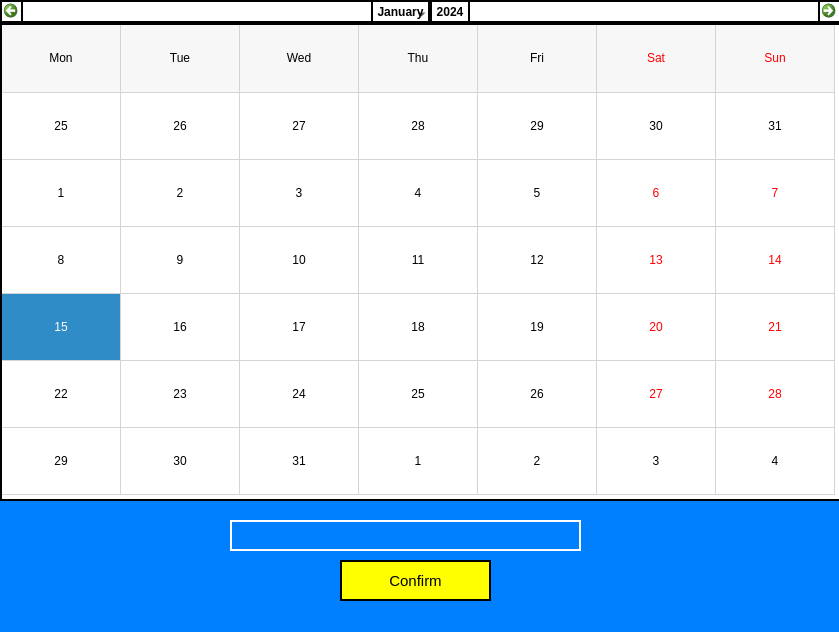
<?xml version="1.0" encoding="UTF-8"?>
<ui version="4.0">
 <class>MainWindow</class>
 <widget class="QMainWindow" name="MainWindow">
  <property name="geometry">
   <rect>
    <x>0</x>
    <y>0</y>
    <width>839</width>
    <height>632</height>
   </rect>
  </property>
  <property name="windowTitle">
   <string>Extention Calendar</string>
  </property>
  <property name="styleSheet">
   <string notr="true">background-color: rgb(0, 127, 255);
color: white;
font-family: &quot;Calibri-light&quot;;</string>
  </property>
  <widget class="QWidget" name="centralwidget">
   <widget class="QCalendarWidget" name="requestExtention_calendar">
    <property name="geometry">
     <rect>
      <x>0</x>
      <y>0</y>
      <width>841</width>
      <height>501</height>
     </rect>
    </property>
    <property name="styleSheet">
     <string notr="true">background-color: white;
border: 2px solid black;
color: black;</string>
    </property>
    <property name="gridVisible">
     <bool>true</bool>
    </property>
    <property name="verticalHeaderFormat">
     <enum>QCalendarWidget::NoVerticalHeader</enum>
    </property>
    <property name="navigationBarVisible">
     <bool>true</bool>
    </property>
    <property name="dateEditEnabled">
     <bool>false</bool>
    </property>
   </widget>
   <widget class="QLineEdit" name="chosenDate_display">
    <property name="geometry">
     <rect>
      <x>230</x>
      <y>520</y>
      <width>351</width>
      <height>31</height>
     </rect>
    </property>
    <property name="styleSheet">
     <string notr="true">background-color: &quot;Light gray&quot;;
color: white;
border: 2px solid white;
font-size: 20px;</string>
    </property>
    <property name="alignment">
     <set>Qt::AlignCenter</set>
    </property>
   </widget>
   <widget class="QPushButton" name="requestExtention_date_selection_btn">
    <property name="geometry">
     <rect>
      <x>340</x>
      <y>560</y>
      <width>151</width>
      <height>41</height>
     </rect>
    </property>
    <property name="styleSheet">
     <string notr="true">background-color: rgb(255, 255, 0);
color: black;
border: 2px solid black;
border-radius: none;
font-size: 15px;</string>
    </property>
    <property name="text">
     <string>Confirm</string>
    </property>
   </widget>
  </widget>
 </widget>
 <resources/>
 <connections/>
</ui>
